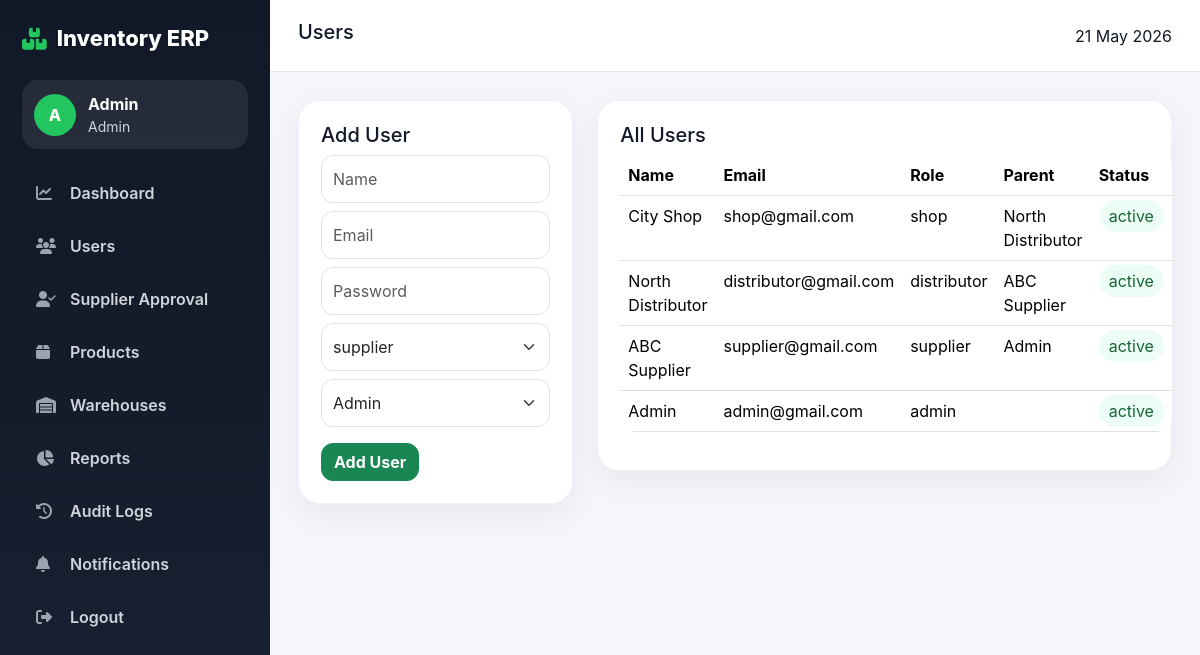
The page /admin/users.php (signed in) on the database its author committed.
### tables this page shows
CREATE TABLE users(id INT AUTO_INCREMENT PRIMARY KEY, name VARCHAR(100), email VARCHAR(120) UNIQUE, password VARCHAR(255), role ENUM('admin','supplier','distributor','shop') NOT NULL, parent_id INT DEFAULT NULL, status ENUM('pending','active','blocked') DEFAULT 'active', created_at TIMESTAMP DEFAULT CURRENT_TIMESTAMP);

### admin/users.php (the view, shortened to what this page needs)
<?php require_once '../includes/auth.php'; require_role('admin'); $page_title='Users';
include '../includes/header.php'; include '../includes/sidebar.php'; $users=mysqli_query($conn,"SELECT u.*,p.name parent_name FROM users u LEFT JOIN users p ON p.id=u.parent_id ORDER BY u.id DESC"); $parents=mysqli_query($conn,"SELECT id,name,role FROM users WHERE role!='shop'"); ?>
<div class="row g-4"><div class="col-lg-4"><div class="card-box"><h5>Add User</h5><form method="POST"><input class="form-control mb-2" name="name" placeholder="Name" required><input class="form-control mb-2" name="email" type="email" placeholder="Email" required><input class="form-control mb-2" name="password" placeholder="Password" required><select class="form-select mb-2" name="role"><option>supplier</option><option>distributor</option><option>shop</option></select><select class="form-select mb-3" name="parent_id"><option value="1">Admin</option><?php while($p=mysqli_fetch_assoc($parents)){ ?><option value="<?php echo $p['id']; ?>"><?php echo $p['name'].' ('.$p['role'].')'; ?></option><?php } ?></select><button class="btn btn-success" name="add">Add User</button></form></div></div><div class="col-lg-8"><div class="card-box"><h5>All Users</h5><table class="table"><tr><th>Name</th><th>Email</th><th>Role</th><th>Parent</th><th>Status</th></tr><?php while($u=mysqli_fetch_assoc($users)){ ?><tr><td><?php echo $u['name']; ?></td><td><?php echo $u['email']; ?></td><td><?php echo $u['role']; ?></td><td><?php echo $u['parent_name']; ?></td><td><span class="badge-soft"><?php echo $u['status']; ?></span></td></tr><?php } ?></table></div></div></div><?php include '../includes/footer.php'; ?>

### assets/css/style.css (style rules this page uses)
:root { --dark:#111827;--dark2:#1f2937;--green:#22c55e;--bg:#f4f6fb;--text:#111827;--muted:#6b7280;--card:#fff; }
* { box-sizing:border-box }
body { margin:0;font-family:Inter,Segoe UI,Arial,sans-serif;background:var(--bg);color:var(--text) }
.card-box { background:var(--card);border-radius:22px;box-shadow:0 10px 30px rgba(15,23,42,.06);padding:22px;border:1px solid #eef2f7 }
.table { background:#fff;border-radius:16px;overflow:hidden }
.btn { border-radius:12px;font-weight:700 }
.form-control,.form-select { border-radius:12px;padding:11px }
.badge-soft { background:#ecfdf5;color:#166534;border-radius:999px;padding:6px 10px }

### rows shown on the page
users: name "City Shop", email "shop@gmail.com", role "shop", users.name "North Distributor", status "active"
users: name "North Distributor", email "distributor@gmail.com", role "distributor", users.name "ABC Supplier", status "active"
users: name "ABC Supplier", email "supplier@gmail.com", role "supplier", users.name "Admin", status "active"
users: name "Admin", email "admin@gmail.com", role "admin", status "active"

### other values the page prints
substr($_SESSION['name'] ?? 'U',0,1) "A"
$_SESSION['name'] "Admin"
$role "Admin"
$text "Dashboard Users Supplier Approval Products Warehouses Reports Audit Logs Notifications Logout"
$page_title "Users"
